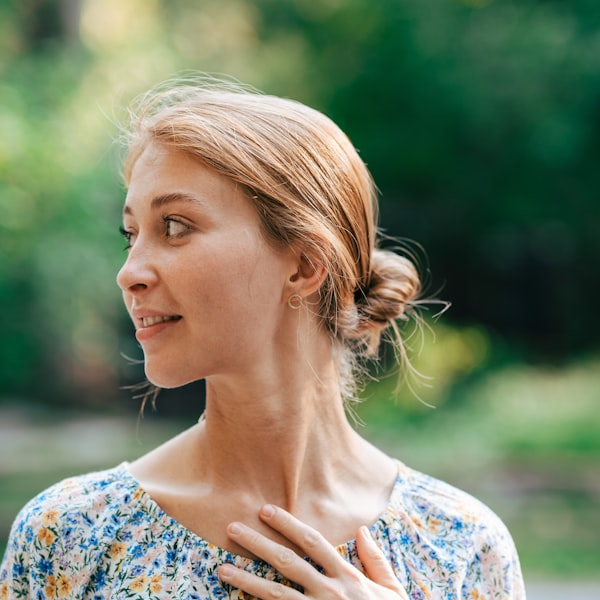
#> input picture entrada.jpg, 600 x 600 px
$ python converter_cinza_jpeg.py
#> lines starting #> are read from the running program, lines starting #| are printed output that depends on the picture
from PIL import Image  # Usado apenas para abrir e salvar

def converter_para_cinza_jpeg(entrada, saida):
#> called with entrada = 'entrada.jpg', saida = 'saida_cinza.jpg'
    imagem = Image.open(entrada)
#> imagem is the input picture: PIL image 600x600 RGB; mean R, G, B 121, 128.3, 103.6
    imagem = imagem.convert("RGB")

    largura, altura = imagem.size
#> largura = 600; altura = 600
    imagem_cinza = Image.new("L", (largura, altura))
#> imagem_cinza: PIL image 600x600 L; every value is 0

    for x in range(largura):
        for y in range(altura):
            r, g, b = imagem.getpixel((x, y))
            nivel_cinza = int(0.299 * r + 0.587 * g + 0.114 * b)
            imagem_cinza.putpixel((x, y), nivel_cinza)
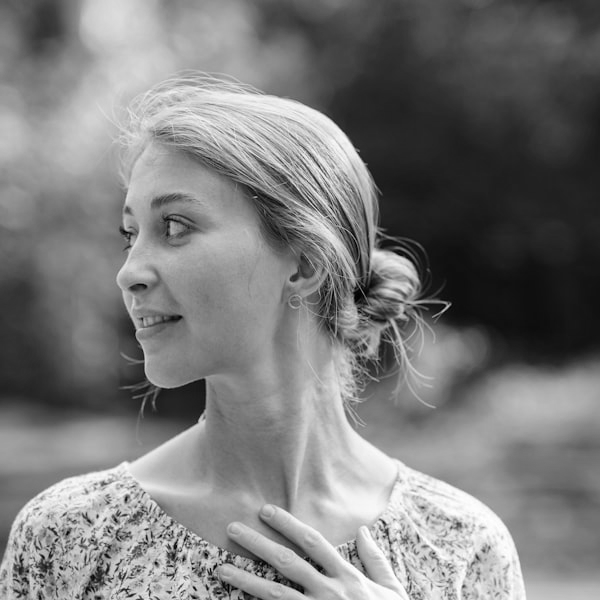
#> imagem_cinza: PIL image 600x600 L; min 0, max 255, mean 122.8

    imagem_cinza.save(saida, "JPEG")
    print(f"✅ Imagem convertida para tons de cinza salva como: {saida}")

# Exemplo de uso
converter_para_cinza_jpeg("entrada.jpg", "saida_cinza.jpg")
